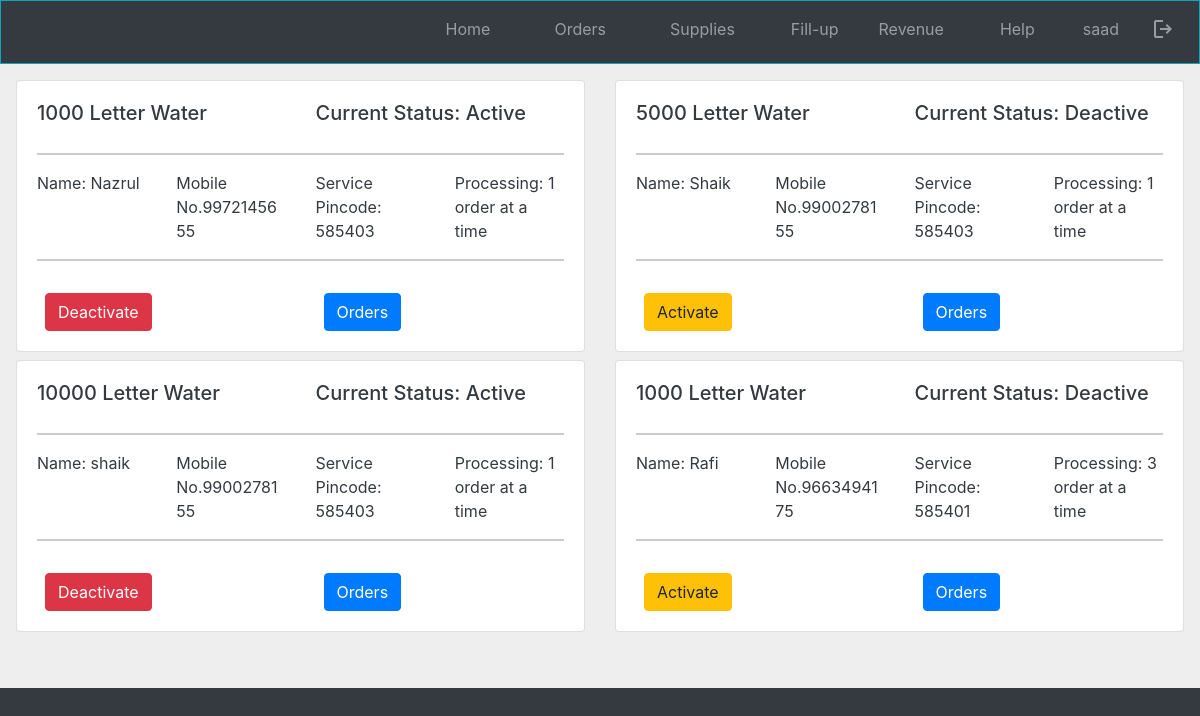
Screenshot of /h20app/Supplier/homepage.php?info=current_supplies with the database file from the repository.
### tables this page shows
CREATE TABLE `supplier` (
  `supid` int(10) NOT NULL,
  `name` varchar(20) NOT NULL,
  `email` varchar(20) NOT NULL,
  `mNumber` bigint(10) NOT NULL,
  `password` varchar(20) NOT NULL,
  `companyName` varchar(20) DEFAULT NULL,
  `status` varchar(20) NOT NULL,
  `pincode` int(6) NOT NULL,
  `gCode` varchar(20) NOT NULL,
  `address` varchar(50) NOT NULL,
  `gstNumber` varchar(20) DEFAULT NULL
);

CREATE TABLE `onboardsupply` (
  `id` int(20) NOT NULL,
  `sellerid` bigint(10) NOT NULL,
  `name` varchar(20) NOT NULL,
  `number` bigint(10) NOT NULL,
  `status` varchar(20) DEFAULT NULL,
  `pincode` int(6) NOT NULL,
  `capacity` int(10) NOT NULL,
  `multiOrderCount` int(10) NOT NULL
);

### h20app/Supplier/currentSupplies.php (the view, shortened to what this page needs)
<section style="background-color: #eee;" id="currentSupplies" class="pt-5 mt-3">
          <div class="mx-3 pt-3 pb-5 text-dark">
           <div class="row">
            <?php
             $sql_query="SELECT * FROM onboardsupply WHERE sellerid='9972145655'";
             $res=mysqli_query($conn,$sql_query);
             if (mysqli_num_rows($res) > 0) {
                while($row = mysqli_fetch_assoc($res)) {
            ?>
                    <div class="col-6  mb-2">
                        <div class="card">
                        <div class="card-body">
                            <div class="row">
                                <div class="col-6">
                                <h5 class="card-title h5"><?php echo $row['capacity'] ?> Letter Water </h5>
                                </div>
                                <div class="col-6">
                                <h5 class="card-title"> Current Status: <?php echo $row['status'] ?></h5>
                                </div>
                            </div>
                            <hr/>
                            <div class="row">
                                <div class="col-3">
                                <p class="card-text">Name: <?php echo $row['name'] ?></p>
                                </div>
                                <div class="col-3">
                                <p class="card-text">Mobile No.<?php echo $row['number'] ?></p>
                                </div>
                                <div class="col-3">
                                <p class="card-text">Service Pincode: <?php echo $row['pincode'] ?></p>
                                </div>
                                <div class="col-3">
                                <p class="card-text">Processing: <?php echo $row['multiOrderCount'] ?> order at a time</p>
                                </div>
                             </div>
                             <hr/>
                             <div class="row">
                                <div class="col-6">
                                    <?php
                                      if($row['status'] == 'Active') {
                                      echo "<a id='".$row['id']."' href='#' class='btn btn-danger mt-3 mx-2 statusBtn'>Deactivate</a>";
                                    } else {
                                        echo "<a id='".$row['id']."' href='#' class='btn btn-warning mt-3 mx-2 statusBtn'>Activate</a>";
                                      }
                                    ?>
                                </div>
                                <div class="col-6">
                                 <?php
                                   echo "<a id='".$row['id']."' href='#' class='btn btn-primary mt-3 mx-2 ordersBtn'>Orders</a>";
                                  ?>
                                </div>
                              </div>
                        </div>
                        </div>
                    </div>
                    <?php
                   }
                  } else {
                    echo "<h1 class'text-center mt-5 pt-5 mb-5 pb-5 mx-5'>No Supplie Found, ADD NEW ONE NOW!</h1>";
                  }
                    ?>
          </div>
          </div>
</section>

### h20app/Supplier/homepage.php (shortened to what this page needs)
<?php
require('db.php');
$profileName = "";
      $username = "9972145655";
        $query = "SELECT * FROM supplier WHERE mNumber='$username'";
        $results = mysqli_query($conn, $query);
        if (mysqli_num_rows($results) == 1) {
          while($row=mysqli_fetch_array($results))
          {
            $profileName= $row['name'];
          }
        }
?>
<!DOCTYPE html>
<html lang="en">
  <head>
    <link
      rel="stylesheet"
      href="https://cdn.jsdelivr.net/npm/bootstrap@5.1.3/dist/css/bootstrap.min.css"
    />
      <link rel="stylesheet" href="https://stackpath.bootstrapcdn.com/bootstrap/4.5.0/css/bootstrap.min.css">
      <link rel="stylesheet" href="https://maxcdn.bootstrapcdn.com/font-awesome/4.7.0/css/font-awesome.min.css">
    <link rel="stylesheet" href="./homepage.css" />
  </head>
  <body class="bg-dark text-white">
    <nav class="navbar navbar-expand-md fixed-top navbar-dark bg-dark border border-info mb-5">
      <div
        class="collapse navbar-collapse justify-content-end"
        id="navbarNavAltMarkup"
      >
        <ul class="navbar-nav ml-auto">
              <li class="nav-item">
                    <a id="homepage" class="nav-link" href="homepage.php?info=current_supplies" name="home" title="Suppliers">Home<span class="sr-only"></span></a>
              </li>
              <li class="nav-item">
                    <a id="orders" class="nav-link mx-5" href="homepage.php?info=orders" name="orders" title="Orders">Orders</a>
              </li>
              <li class="nav-item">
                    <a id="supplies" class="nav-link pr-5" href="homepage.php?info=supplies" name="supplies" title="Supplies">Supplies</a>
              </li>
              <li class="nav-item">
                    <a id="fillup" class="nav-link" href="homepage.php?info=fillup" name="fillup" title="Fill-up Points">Fill-up</a>
              </li>
              <li class="nav-item">
                    <a id="revenue" class="nav-link mx-4" href="homepage.php?info=revenue" name="revenue" title="Revenue">Revenue</a>
              </li>
              <li class="nav-item">
                    <a id="help" class="nav-link mx-3" href="homepage.php?info=hrlp" name="help" title="help?">Help</a>
              </li>
              <li class="nav-item">
                    <a id="profile" class="nav-link mx-3" href="homepage.php?info=profile" name="profile" title="Profile"><?php echo $profileName ?></a>
              </li>
              <li class="nav-item">
                    <a id="logout" class="nav-link pr-5e" href="logout.php" name="logout" title="Logout" title="Logout?"><span class="material-symbols-outlined">logout</span></a>
             </li>
         </ul>
      </div>
    </nav>
    <div class="activity">
      <?php
    @$info=$_GET['info'];
    if ($info!=="") {
             if ($info=="current_supplies") {
                 include('currentSupplies.php');
                } else if($info=="supplies")
                {
                include('supplies.php');
                } else if($info=="edit_supplie")
                {
                include('editSupplie.php');
                }
             }
?>
</div>
  </body>
</html>

### rows the page displays
supplier: name "saad"
onboardsupply: capacity "1000", status "Active", name "Nazrul", number "9972145655", pincode "585403", multiOrderCount "1"
onboardsupply: capacity "5000", status "Deactive", name "Shaik", number "9900278155", pincode "585403", multiOrderCount "1"
onboardsupply: capacity "10000", status "Active", name "shaik", number "9900278155", pincode "585403", multiOrderCount "1"
onboardsupply: capacity "1000", status "Deactive", name "Rafi", number "9663494175", pincode "585401", multiOrderCount "3"
